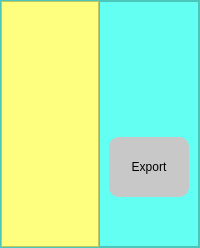
     <widget class="QFrame" name="graph1">
      <property name="styleSheet">
       <string notr="true">background-color: rgb(98, 255, 242);</string>
      </property>
      <property name="frameShape">
       <enum>QFrame::StyledPanel</enum>
      </property>
      <property name="frameShadow">
       <enum>QFrame::Raised</enum>
      </property>
      <layout class="QHBoxLayout" name="horizontalLayout_21">
       <property name="spacing">
        <number>0</number>
       </property>
       <property name="leftMargin">
        <number>0</number>
       </property>
       <property name="topMargin">
        <number>0</number>
       </property>
       <property name="rightMargin">
        <number>0</number>
       </property>
       <property name="bottomMargin">
        <number>0</number>
       </property>
       <item>
        <widget class="QFrame" name="frame_14">
         <property name="styleSheet">
          <string notr="true">background-color: rgb(255, 255, 127);</string>
         </property>
         <property name="frameShape">
          <enum>QFrame::StyledPanel</enum>
         </property>
         <property name="frameShadow">
          <enum>QFrame::Raised</enum>
         </property>
        </widget>
       </item>
       <item>
        <widget class="QFrame" name="frame_41">
         <property name="maximumSize">
          <size>
           <width>100</width>
           <height>16777215</height>
          </size>
         </property>
         <property name="frameShape">
          <enum>QFrame::StyledPanel</enum>
         </property>
         <property name="frameShadow">
          <enum>QFrame::Raised</enum>
         </property>
         <layout class="QVBoxLayout" name="verticalLayout_11">
          <item>
           <widget class="QPushButton" name="graph">
            <property name="minimumSize">
             <size>
              <width>80</width>
              <height>80</height>
             </size>
            </property>
            <property name="maximumSize">
             <size>
              <width>80</width>
              <height>80</height>
             </size>
            </property>
            <property name="styleSheet">
             <string notr="true">border-radius: 10px;</string>
            </property>
            <property name="text">
             <string/>
            </property>
            <property name="iconSize">
             <size>
              <width>80</width>
              <height>80</height>
             </size>
            </property>
           </widget>
          </item>
          <item>
           <spacer name="verticalSpacer_10">
            <property name="orientation">
             <enum>Qt::Vertical</enum>
            </property>
            <property name="sizeHint" stdset="0">
             <size>
              <width>20</width>
              <height>40</height>
             </size>
            </property>
           </spacer>
          </item>
          <item>
           <widget class="QPushButton" name="pushButton_27">
            <property name="minimumSize">
             <size>
              <width>0</width>
              <height>60</height>
             </size>
            </property>
            <property name="styleSheet">
             <string notr="true">background-color: rgb(200, 200, 200);
border-radius: 10px;</string>
            </property>
            <property name="text">
             <string>Export</string>
            </property>
           </widget>
          </item>
          <item>
           <spacer name="verticalSpacer_9">
            <property name="orientation">
             <enum>Qt::Vertical</enum>
            </property>
            <property name="sizeHint" stdset="0">
             <size>
              <width>20</width>
              <height>40</height>
             </size>
            </property>
           </spacer>
          </item>
         </layout>
        </widget>
       </item>
      </layout>
     </widget>
